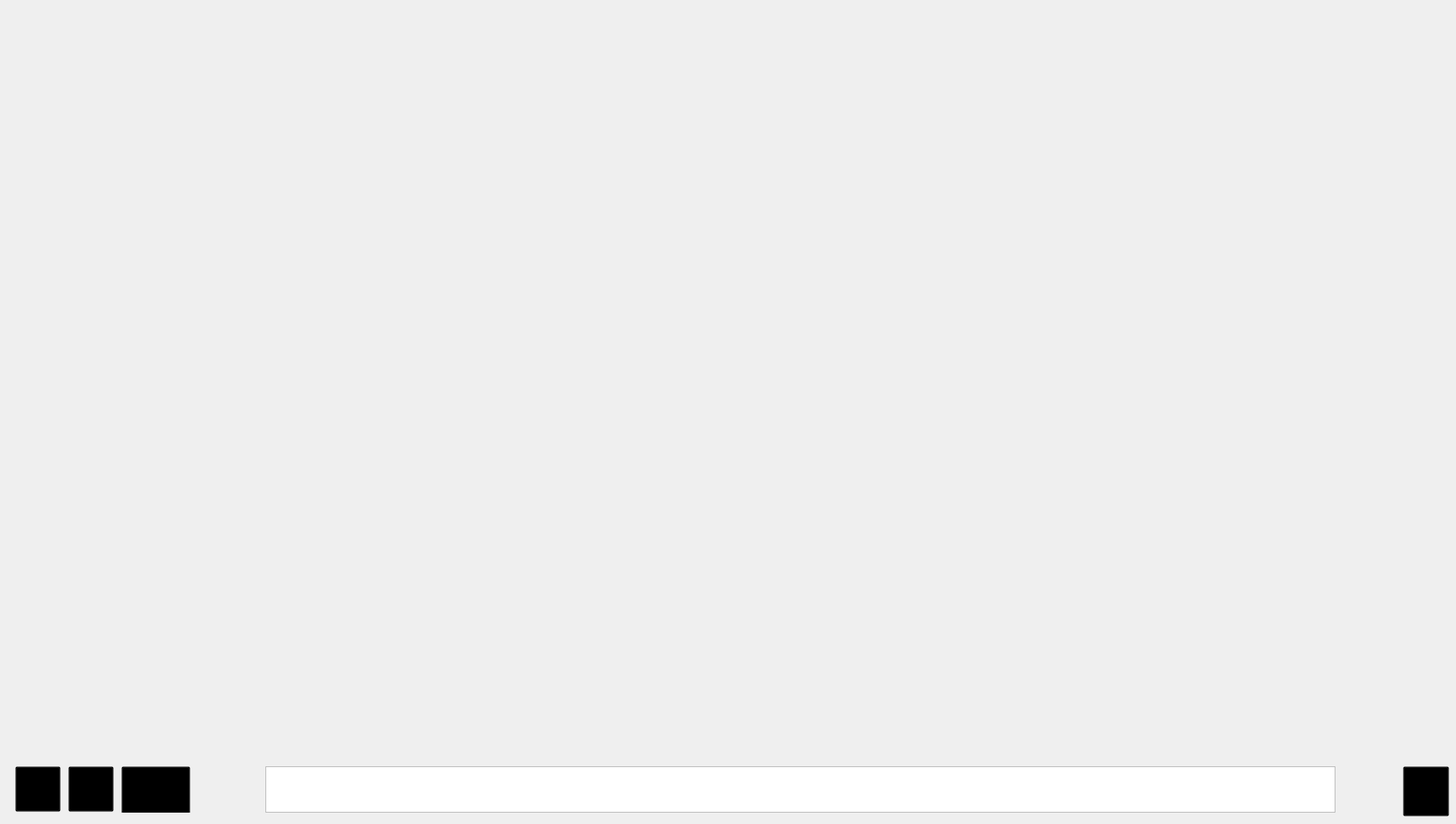
<?xml version="1.0" encoding="UTF-8"?>
<ui version="4.0">
 <class>container_sinottico</class>
 <widget class="QWidget" name="container_sinottico">
  <property name="geometry">
   <rect>
    <x>0</x>
    <y>0</y>
    <width>1920</width>
    <height>1086</height>
   </rect>
  </property>
  <property name="windowTitle">
   <string>Tintometro</string>
  </property>
  <property name="styleSheet">
   <string notr="true"/>
  </property>
  <widget class="QWidget" name="base_sinottico" native="true">
   <property name="geometry">
    <rect>
     <x>0</x>
     <y>0</y>
     <width>1920</width>
     <height>1080</height>
    </rect>
   </property>
   <widget class="QWidget" name="bottom_menuwidget" native="true">
    <property name="geometry">
     <rect>
      <x>0</x>
      <y>1010</y>
      <width>331</width>
      <height>61</height>
     </rect>
    </property>
    <widget class="QPushButton" name="chrome_btn">
     <property name="enabled">
      <bool>true</bool>
     </property>
     <property name="geometry">
      <rect>
       <x>90</x>
       <y>0</y>
       <width>60</width>
       <height>60</height>
      </rect>
     </property>
     <property name="mouseTracking">
      <bool>false</bool>
     </property>
     <property name="tabletTracking">
      <bool>false</bool>
     </property>
     <property name="acceptDrops">
      <bool>false</bool>
     </property>
     <property name="autoFillBackground">
      <bool>false</bool>
     </property>
     <property name="styleSheet">
      <string notr="true">background-color: transparent;</string>
     </property>
     <property name="text">
      <string/>
     </property>
     <property name="icon">
      <iconset>
       <normaloff>../images/chrome.png</normaloff>../images/chrome.png</iconset>
     </property>
     <property name="iconSize">
      <size>
       <width>50</width>
       <height>50</height>
      </size>
     </property>
     <property name="checkable">
      <bool>false</bool>
     </property>
     <property name="autoRepeat">
      <bool>false</bool>
     </property>
     <property name="autoExclusive">
      <bool>false</bool>
     </property>
    </widget>
    <widget class="QPushButton" name="home_btn">
     <property name="geometry">
      <rect>
       <x>20</x>
       <y>0</y>
       <width>60</width>
       <height>60</height>
      </rect>
     </property>
     <property name="styleSheet">
      <string notr="true">background-color: transparent;</string>
     </property>
     <property name="text">
      <string/>
     </property>
     <property name="icon">
      <iconset>
       <normaloff>../images/home.png</normaloff>../images/home.png</iconset>
     </property>
     <property name="iconSize">
      <size>
       <width>50</width>
       <height>50</height>
      </size>
     </property>
    </widget>
    <widget class="QPushButton" name="keybd_btn">
     <property name="enabled">
      <bool>true</bool>
     </property>
     <property name="geometry">
      <rect>
       <x>160</x>
       <y>0</y>
       <width>91</width>
       <height>66</height>
      </rect>
     </property>
     <property name="mouseTracking">
      <bool>false</bool>
     </property>
     <property name="tabletTracking">
      <bool>false</bool>
     </property>
     <property name="acceptDrops">
      <bool>false</bool>
     </property>
     <property name="autoFillBackground">
      <bool>false</bool>
     </property>
     <property name="styleSheet">
      <string notr="true">background-color: transparent;</string>
     </property>
     <property name="text">
      <string/>
     </property>
     <property name="icon">
      <iconset>
       <normaloff>../images/keybd.png</normaloff>../images/keybd.png</iconset>
     </property>
     <property name="iconSize">
      <size>
       <width>60</width>
       <height>50</height>
      </size>
     </property>
     <property name="checkable">
      <bool>false</bool>
     </property>
     <property name="autoRepeat">
      <bool>false</bool>
     </property>
     <property name="autoExclusive">
      <bool>false</bool>
     </property>
    </widget>
   </widget>
   <widget class="QStackedWidget" name="main_view_stack">
    <property name="geometry">
     <rect>
      <x>0</x>
      <y>0</y>
      <width>1920</width>
      <height>1011</height>
     </rect>
    </property>
    <property name="currentIndex">
     <number>1</number>
    </property>
    <widget class="QWidget" name="image_sinottico">
     <widget class="QLabel" name="tintometro_image">
      <property name="geometry">
       <rect>
        <x>0</x>
        <y>0</y>
        <width>1921</width>
        <height>1021</height>
       </rect>
      </property>
      <property name="text">
       <string/>
      </property>
      <property name="pixmap">
       <pixmap>../images/machine.png</pixmap>
      </property>
     </widget>
     <widget class="QLabel" name="STEP_2">
      <property name="geometry">
       <rect>
        <x>640</x>
        <y>430</y>
        <width>75</width>
        <height>75</height>
       </rect>
      </property>
     </widget>
     <widget class="QLabel" name="STEP_9">
      <property name="geometry">
       <rect>
        <x>630</x>
        <y>810</y>
        <width>75</width>
        <height>75</height>
       </rect>
      </property>
     </widget>
     <widget class="QLabel" name="STEP_3">
      <property name="geometry">
       <rect>
        <x>1000</x>
        <y>430</y>
        <width>75</width>
        <height>75</height>
       </rect>
      </property>
     </widget>
     <widget class="QLabel" name="STEP_8">
      <property name="geometry">
       <rect>
        <x>1010</x>
        <y>810</y>
        <width>75</width>
        <height>75</height>
       </rect>
      </property>
     </widget>
     <widget class="QLabel" name="STEP_4">
      <property name="geometry">
       <rect>
        <x>1380</x>
        <y>440</y>
        <width>75</width>
        <height>75</height>
       </rect>
      </property>
     </widget>
     <widget class="QLabel" name="STEP_7">
      <property name="geometry">
       <rect>
        <x>1380</x>
        <y>810</y>
        <width>75</width>
        <height>75</height>
       </rect>
      </property>
     </widget>
     <widget class="QWidget" name="jar_t1" native="true">
      <property name="geometry">
       <rect>
        <x>520</x>
        <y>430</y>
        <width>121</width>
        <height>81</height>
       </rect>
      </property>
     </widget>
     <widget class="QWidget" name="jar_t2" native="true">
      <property name="geometry">
       <rect>
        <x>520</x>
        <y>810</y>
        <width>111</width>
        <height>91</height>
       </rect>
      </property>
     </widget>
     <widget class="QWidget" name="jar_t3" native="true">
      <property name="geometry">
       <rect>
        <x>890</x>
        <y>430</y>
        <width>111</width>
        <height>81</height>
       </rect>
      </property>
     </widget>
     <widget class="QWidget" name="jar_t4" native="true">
      <property name="geometry">
       <rect>
        <x>890</x>
        <y>810</y>
        <width>121</width>
        <height>81</height>
       </rect>
      </property>
     </widget>
     <widget class="QWidget" name="jar_t5" native="true">
      <property name="geometry">
       <rect>
        <x>1250</x>
        <y>430</y>
        <width>121</width>
        <height>81</height>
       </rect>
      </property>
     </widget>
     <widget class="QWidget" name="jar_t6" native="true">
      <property name="geometry">
       <rect>
        <x>1250</x>
        <y>810</y>
        <width>131</width>
        <height>91</height>
       </rect>
      </property>
     </widget>
     <widget class="QPushButton" name="refilll_HEAD_1_STEP_2">
      <property name="geometry">
       <rect>
        <x>490</x>
        <y>150</y>
        <width>101</width>
        <height>61</height>
       </rect>
      </property>
      <property name="autoFillBackground">
       <bool>false</bool>
      </property>
      <property name="text">
       <string/>
      </property>
      <property name="icon">
       <iconset>
        <normaloff>../images/refill_ok.png</normaloff>../images/refill_ok.png</iconset>
      </property>
      <property name="iconSize">
       <size>
        <width>40</width>
        <height>40</height>
       </size>
      </property>
     </widget>
     <widget class="QPushButton" name="refilll_HEAD_3_STEP_3">
      <property name="geometry">
       <rect>
        <x>870</x>
        <y>150</y>
        <width>81</width>
        <height>61</height>
       </rect>
      </property>
      <property name="text">
       <string/>
      </property>
      <property name="icon">
       <iconset>
        <normaloff>../images/refill_ok.png</normaloff>../images/refill_ok.png</iconset>
      </property>
      <property name="iconSize">
       <size>
        <width>40</width>
        <height>40</height>
       </size>
      </property>
     </widget>
     <widget class="QPushButton" name="refilll_HEAD_5_STEP_4">
      <property name="geometry">
       <rect>
        <x>1240</x>
        <y>150</y>
        <width>81</width>
        <height>61</height>
       </rect>
      </property>
      <property name="text">
       <string/>
      </property>
      <property name="icon">
       <iconset>
        <normaloff>../images/refill_ok.png</normaloff>../images/refill_ok.png</iconset>
      </property>
      <property name="iconSize">
       <size>
        <width>40</width>
        <height>40</height>
       </size>
      </property>
     </widget>
     <widget class="QPushButton" name="refilll_HEAD_2_STEP_9">
      <property name="geometry">
       <rect>
        <x>490</x>
        <y>540</y>
        <width>81</width>
        <height>50</height>
       </rect>
      </property>
      <property name="text">
       <string/>
      </property>
      <property name="icon">
       <iconset>
        <normaloff>../images/refill_ok.png</normaloff>../images/refill_ok.png</iconset>
      </property>
      <property name="iconSize">
       <size>
        <width>40</width>
        <height>40</height>
       </size>
      </property>
     </widget>
     <widget class="QPushButton" name="refilll_HEAD_4_STEP_8">
      <property name="geometry">
       <rect>
        <x>880</x>
        <y>530</y>
        <width>61</width>
        <height>50</height>
       </rect>
      </property>
      <property name="text">
       <string/>
      </property>
      <property name="icon">
       <iconset>
        <normaloff>../images/refill_ok.png</normaloff>../images/refill_ok.png</iconset>
      </property>
      <property name="iconSize">
       <size>
        <width>40</width>
        <height>40</height>
       </size>
      </property>
     </widget>
     <widget class="QPushButton" name="refilll_HEAD_6_STEP_7">
      <property name="geometry">
       <rect>
        <x>1250</x>
        <y>530</y>
        <width>81</width>
        <height>50</height>
       </rect>
      </property>
      <property name="text">
       <string/>
      </property>
      <property name="icon">
       <iconset>
        <normaloff>../images/refill_ok.png</normaloff>../images/refill_ok.png</iconset>
      </property>
      <property name="iconSize">
       <size>
        <width>40</width>
        <height>40</height>
       </size>
      </property>
     </widget>
     <widget class="QWidget" name="jar_input" native="true">
      <property name="geometry">
       <rect>
        <x>110</x>
        <y>440</y>
        <width>251</width>
        <height>81</height>
       </rect>
      </property>
     </widget>
     <widget class="QWidget" name="jar_output" native="true">
      <property name="geometry">
       <rect>
        <x>20</x>
        <y>550</y>
        <width>221</width>
        <height>81</height>
       </rect>
      </property>
     </widget>
     <widget class="QLabel" name="STEP_1">
      <property name="geometry">
       <rect>
        <x>390</x>
        <y>430</y>
        <width>75</width>
        <height>75</height>
       </rect>
      </property>
     </widget>
     <widget class="QLabel" name="STEP_12">
      <property name="geometry">
       <rect>
        <x>270</x>
        <y>540</y>
        <width>75</width>
        <height>75</height>
       </rect>
      </property>
     </widget>
     <widget class="QLabel" name="STEP_11">
      <property name="geometry">
       <rect>
        <x>390</x>
        <y>540</y>
        <width>75</width>
        <height>75</height>
       </rect>
      </property>
     </widget>
     <widget class="QLabel" name="STEP_10">
      <property name="geometry">
       <rect>
        <x>390</x>
        <y>850</y>
        <width>75</width>
        <height>75</height>
       </rect>
      </property>
     </widget>
     <widget class="QLabel" name="STEP_5">
      <property name="geometry">
       <rect>
        <x>1600</x>
        <y>430</y>
        <width>75</width>
        <height>75</height>
       </rect>
      </property>
     </widget>
     <widget class="QLabel" name="STEP_6">
      <property name="geometry">
       <rect>
        <x>1600</x>
        <y>820</y>
        <width>75</width>
        <height>75</height>
       </rect>
      </property>
     </widget>
     <widget class="QPushButton" name="view_status_HEAD_1_STEP_2">
      <property name="geometry">
       <rect>
        <x>510</x>
        <y>230</y>
        <width>331</width>
        <height>61</height>
       </rect>
      </property>
      <property name="text">
       <string/>
      </property>
     </widget>
     <widget class="QPushButton" name="view_status_HEAD_3_STEP_3">
      <property name="geometry">
       <rect>
        <x>890</x>
        <y>230</y>
        <width>311</width>
        <height>61</height>
       </rect>
      </property>
      <property name="text">
       <string/>
      </property>
     </widget>
     <widget class="QPushButton" name="view_status_HEAD_5_STEP_4">
      <property name="geometry">
       <rect>
        <x>1230</x>
        <y>230</y>
        <width>351</width>
        <height>61</height>
       </rect>
      </property>
      <property name="text">
       <string/>
      </property>
     </widget>
     <widget class="QPushButton" name="view_status_HEAD_2_STEP_9">
      <property name="geometry">
       <rect>
        <x>530</x>
        <y>590</y>
        <width>311</width>
        <height>61</height>
       </rect>
      </property>
      <property name="text">
       <string/>
      </property>
     </widget>
     <widget class="QPushButton" name="view_status_HEAD_4_STEP_8">
      <property name="geometry">
       <rect>
        <x>870</x>
        <y>590</y>
        <width>331</width>
        <height>61</height>
       </rect>
      </property>
      <property name="text">
       <string/>
      </property>
     </widget>
     <widget class="QPushButton" name="view_status_HEAD_6_STEP_7">
      <property name="geometry">
       <rect>
        <x>1250</x>
        <y>590</y>
        <width>321</width>
        <height>61</height>
       </rect>
      </property>
      <property name="text">
       <string/>
      </property>
     </widget>
     <widget class="QLabel" name="out_btn_start">
      <property name="geometry">
       <rect>
        <x>110</x>
        <y>380</y>
        <width>91</width>
        <height>61</height>
       </rect>
      </property>
      <property name="text">
       <string/>
      </property>
      <property name="pixmap">
       <pixmap>../images/arrow-green.png</pixmap>
      </property>
      <property name="scaledContents">
       <bool>true</bool>
      </property>
     </widget>
     <widget class="QLabel" name="out_btn_out">
      <property name="geometry">
       <rect>
        <x>10</x>
        <y>490</y>
        <width>81</width>
        <height>61</height>
       </rect>
      </property>
      <property name="text">
       <string/>
      </property>
      <property name="pixmap">
       <pixmap>../images/arrow-red.png</pixmap>
      </property>
      <property name="scaledContents">
       <bool>true</bool>
      </property>
     </widget>
     <widget class="QWidget" name="jar_lifter_1" native="true">
      <property name="geometry">
       <rect>
        <x>1590</x>
        <y>520</y>
        <width>111</width>
        <height>301</height>
       </rect>
      </property>
     </widget>
     <widget class="QWidget" name="jar_lifter_2" native="true">
      <property name="geometry">
       <rect>
        <x>360</x>
        <y>640</y>
        <width>141</width>
        <height>211</height>
       </rect>
      </property>
     </widget>
    </widget>
    <widget class="QWidget" name="chrome">
     <widget class="QWidget" name="verticalLayoutWidget">
      <property name="geometry">
       <rect>
        <x>-1</x>
        <y>-1</y>
        <width>1921</width>
        <height>1011</height>
       </rect>
      </property>
      <layout class="QVBoxLayout" name="chrome_layout"/>
     </widget>
    </widget>
    <widget class="QWidget" name="modal_jar_input">
     <widget class="QWidget" name="gridLayoutWidget">
      <property name="geometry">
       <rect>
        <x>910</x>
        <y>0</y>
        <width>1011</width>
        <height>10121</height>
       </rect>
      </property>
      <layout class="QGridLayout" name="jar_input_data">
       <property name="bottomMargin">
        <number>10000</number>
       </property>
       <property name="horizontalSpacing">
        <number>0</number>
       </property>
       <property name="verticalSpacing">
        <number>75</number>
       </property>
      </layout>
     </widget>
     <widget class="QWidget" name="verticalLayoutWidget_2">
      <property name="geometry">
       <rect>
        <x>0</x>
        <y>0</y>
        <width>901</width>
        <height>100291</height>
       </rect>
      </property>
      <layout class="QVBoxLayout" name="jar_input_buttons">
       <property name="spacing">
        <number>1</number>
       </property>
       <property name="topMargin">
        <number>0</number>
       </property>
       <property name="bottomMargin">
        <number>100000</number>
       </property>
      </layout>
     </widget>
    </widget>
    <widget class="QWidget" name="order_modal">
     <widget class="QWidget" name="gridLayoutWidget_2">
      <property name="geometry">
       <rect>
        <x>20</x>
        <y>10</y>
        <width>1881</width>
        <height>481</height>
       </rect>
      </property>
      <layout class="QGridLayout" name="gridLayout_2">
       <item row="2" column="0">
        <widget class="QLabel" name="label_3">
         <property name="font">
          <font>
           <pointsize>35</pointsize>
          </font>
         </property>
         <property name="text">
          <string>Inserimento manuale formula</string>
         </property>
        </widget>
       </item>
       <item row="1" column="0">
        <widget class="QLabel" name="label_2">
         <property name="font">
          <font>
           <pointsize>35</pointsize>
          </font>
         </property>
         <property name="text">
          <string>Selezione formula</string>
         </property>
        </widget>
       </item>
       <item row="3" column="0">
        <widget class="QLabel" name="label_4">
         <property name="font">
          <font>
           <pointsize>35</pointsize>
          </font>
         </property>
         <property name="text">
          <string>Numero di confezioni</string>
         </property>
        </widget>
       </item>
       <item row="0" column="0">
        <widget class="QLabel" name="label">
         <property name="font">
          <font>
           <pointsize>35</pointsize>
          </font>
         </property>
         <property name="text">
          <string>Numero d'ordine</string>
         </property>
        </widget>
       </item>
       <item row="0" column="1">
        <widget class="QLineEdit" name="lineEdit">
         <property name="font">
          <font>
           <pointsize>35</pointsize>
          </font>
         </property>
        </widget>
       </item>
       <item row="1" column="1">
        <widget class="QLineEdit" name="lineEdit_2">
         <property name="font">
          <font>
           <pointsize>35</pointsize>
          </font>
         </property>
        </widget>
       </item>
       <item row="2" column="1">
        <widget class="QLineEdit" name="lineEdit_3">
         <property name="font">
          <font>
           <pointsize>35</pointsize>
          </font>
         </property>
        </widget>
       </item>
       <item row="3" column="1">
        <widget class="QLineEdit" name="lineEdit_4">
         <property name="font">
          <font>
           <pointsize>35</pointsize>
          </font>
         </property>
        </widget>
       </item>
      </layout>
     </widget>
    </widget>
    <widget class="QWidget" name="modal_status_HEAD_1">
     <widget class="QWidget" name="verticalLayoutWidget_4">
      <property name="geometry">
       <rect>
        <x>-1</x>
        <y>-1</y>
        <width>1911</width>
        <height>1001</height>
       </rect>
      </property>
      <layout class="QVBoxLayout" name="verticalLayout"/>
     </widget>
    </widget>
   </widget>
   <widget class="QTextEdit" name="textEdit">
    <property name="geometry">
     <rect>
      <x>350</x>
      <y>1010</y>
      <width>1411</width>
      <height>61</height>
     </rect>
    </property>
   </widget>
   <widget class="QPushButton" name="chrome_btn_2">
    <property name="enabled">
     <bool>true</bool>
    </property>
    <property name="geometry">
     <rect>
      <x>1850</x>
      <y>1010</y>
      <width>61</width>
      <height>66</height>
     </rect>
    </property>
    <property name="mouseTracking">
     <bool>false</bool>
    </property>
    <property name="tabletTracking">
     <bool>false</bool>
    </property>
    <property name="acceptDrops">
     <bool>false</bool>
    </property>
    <property name="autoFillBackground">
     <bool>false</bool>
    </property>
    <property name="styleSheet">
     <string notr="true">background-color: transparent;</string>
    </property>
    <property name="text">
     <string/>
    </property>
    <property name="icon">
     <iconset>
      <normaloff>../images/green.svg</normaloff>../images/green.svg</iconset>
    </property>
    <property name="iconSize">
     <size>
      <width>50</width>
      <height>50</height>
     </size>
    </property>
    <property name="checkable">
     <bool>false</bool>
    </property>
    <property name="autoRepeat">
     <bool>false</bool>
    </property>
    <property name="autoExclusive">
     <bool>false</bool>
    </property>
   </widget>
  </widget>
 </widget>
 <resources/>
 <connections/>
</ui>
